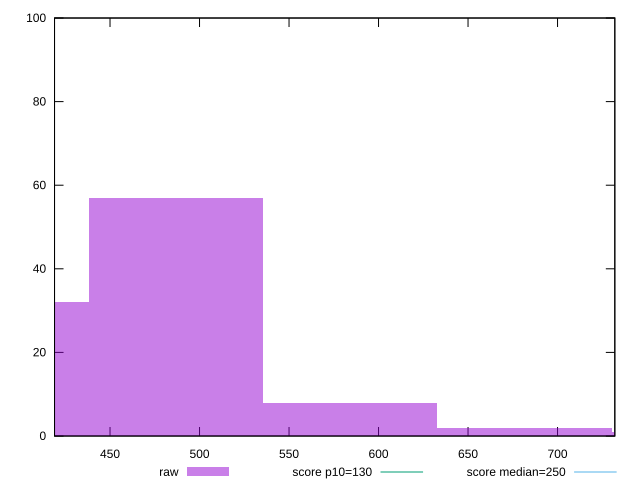

The gnuplot source for this figure:
reset

$raw <<EOF
486.79671892795335 57
584.156062713544 8
778.8747502847253 1
681.5154064991347 2
389.43737514236267 32
EOF

set key outside below
set boxwidth 97.35934378559067
set xrange [419:732]
set yrange [0:100]
set trange [0:100]
set style fill transparent solid 0.5 noborder

set parametric
set terminal svg size 640, 490 enhanced background rgb 'white'
set output "report_00022_2021-02-20T12:08:46.964Z/max-potential-fid/samples/pages+cached/raw/histogram.svg"

plot $raw title "raw" with boxes, \
     130,t title "score p10=130", \
     250,t title "score median=250"

reset
